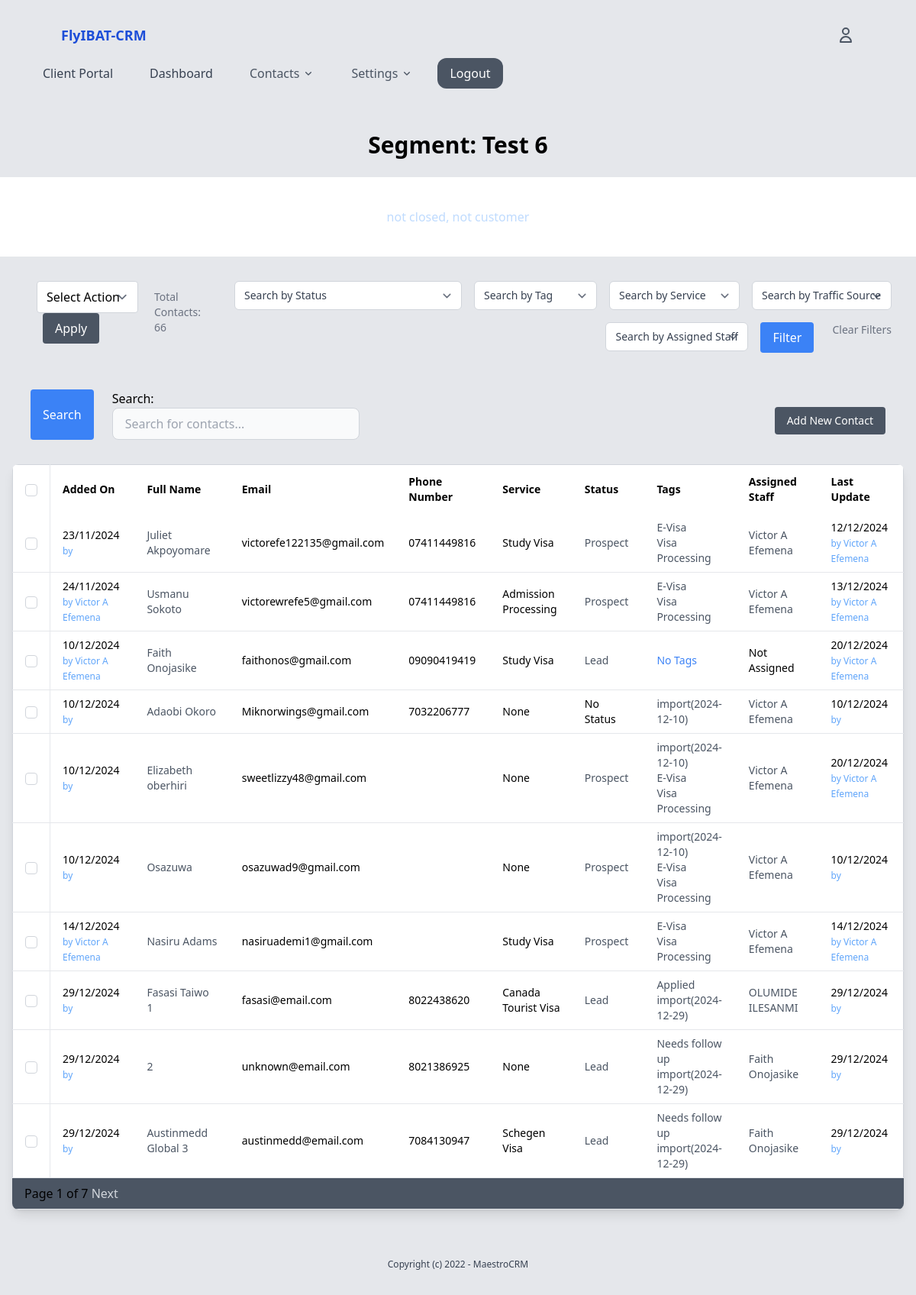
/contacts/segments/contacts/12/ (signed in), run on an earlier commit of the app's database.
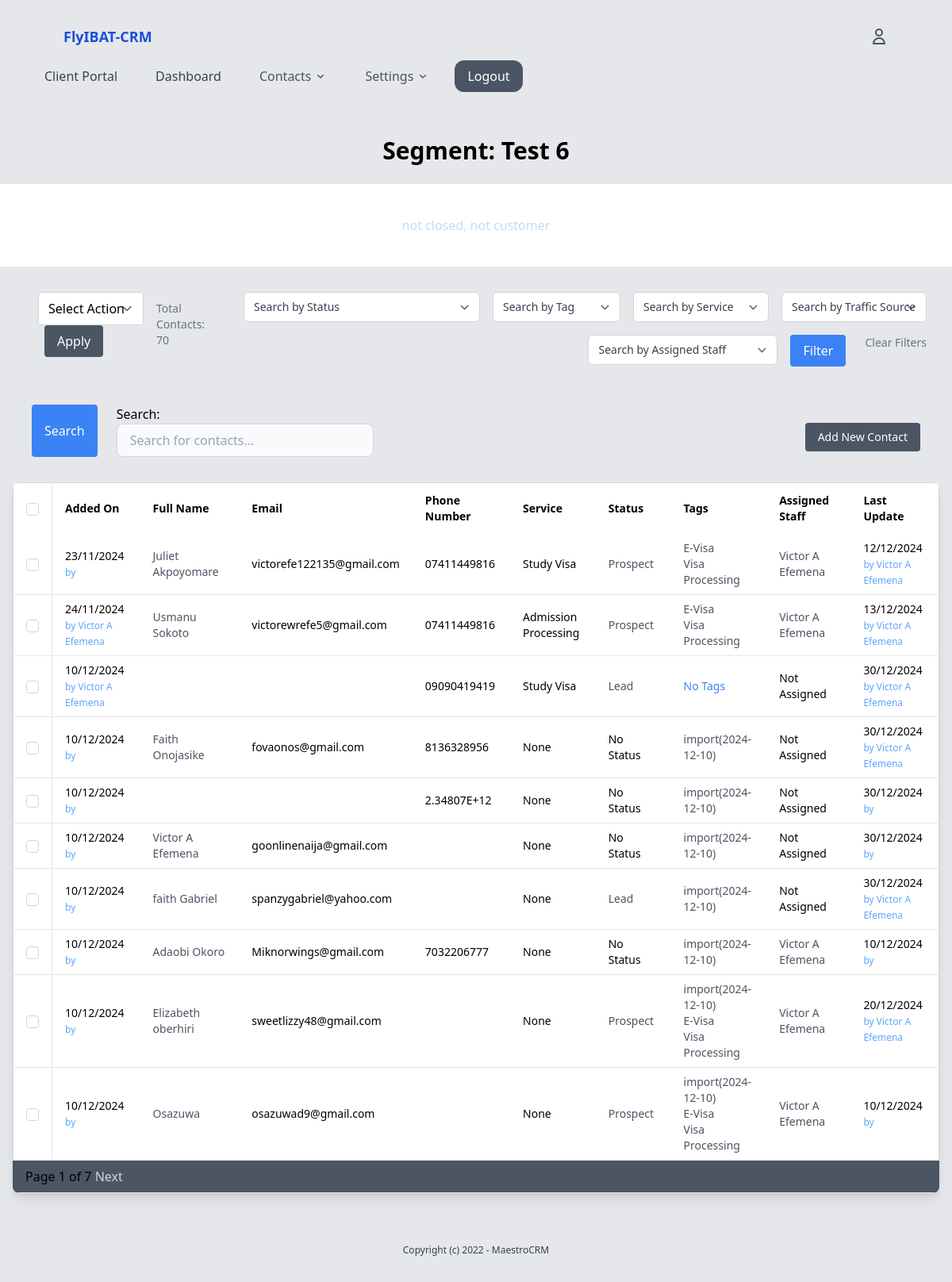
And on a later commit of the database.
### contacts/models.py (models this page shows, shortened)
class Contact(models.Model):
    user = models.OneToOneField(User, on_delete=models.SET_NULL, related_name='contact', null=True, blank=True)
    first_name = models.CharField(max_length=150, blank=True, null=True)
    middle_name = models.CharField(max_length=100, blank=True, null=True)
    last_name = models.CharField(max_length=150, blank=True, null=True)
    email = models.EmailField(blank=True, null=True)
    phone_number = models.CharField(max_length=15, blank=True)
    gender = models.CharField(max_length=10, choices=[('M', 'Male'), ('F', 'Female')], blank=True)
    marital_status = models.CharField(max_length=20, choices=[('Single', 'Single'), ('Married', 'Married'), ('Divorced', 'Divorced'), ('Widowed', 'Widowed'), ('Other', 'Other')], blank=True)
    date_of_birth = models.DateTimeField(blank=True, null=True)
    address_line1 = models.CharField(max_length=255, blank=True, null=True)
    address_line2 = models.CharField(max_length=255, blank=True, null=True)
    city = models.CharField(max_length=100, blank=True, null=True)
    state = models.CharField(max_length=100, blank=True, null=True)
    country = models.CharField(max_length=50, blank=True, null=True)
    postal_code = models.CharField(max_length=20, blank=True, null=True)
    services = models.ForeignKey(Service, on_delete=models.SET_NULL, null=True, blank=True, related_name='contacts')
    status = models.ForeignKey(Status, on_delete=models.SET_NULL, related_name='contacts', null=True, blank=True)
    tags = models.ManyToManyField(Tag, blank=True, related_name='contacts')
    assigned_staff = models.ForeignKey(User, on_delete=models.SET_NULL, null=True, blank=True, related_name='assigned_contacts')
    traffic_source = models.ForeignKey(TrafficSource, on_delete=models.SET_NULL, null=True, blank=True, related_name='traffic_source_contact')
    new_or_old = models.CharField(max_length=20, choices=[('New', 'New'), ('Old', 'Old')], blank=True) #Can help in scheduling follow-ups or communications.
    referred_by = models.ForeignKey(User, on_delete=models.SET_NULL, null=True, related_name='referee_contacts')
    preferred_contact_method = models.CharField(max_length=20, choices=[('Email', 'Email'), ('Phone', 'Phone'), ('Text', 'Text'), ('Mail', 'Mail')], blank=True) #Helps in choosing how to best reach the contact.
    contact_frequency = models.CharField(max_length=20, choices=[('Daily', 'Daily'), ('Weekly', 'Weekly'), ('Monthly', 'Monthly'), ('On Demand', 'On Demand')], blank=True) #Can help in scheduling follow-ups or communications.
    created_by = models.ForeignKey(User, on_delete=models.SET_NULL, null=True, related_name='created_contacts')
    created_at = models.DateTimeField(auto_now_add=True)
    modified_at = models.DateTimeField(auto_now=True) #Can be used to track last contacted
    updated_by = models.ForeignKey(User, on_delete=models.SET_NULL, null=True, related_name='updated_contacts')
    close_date = models.DateTimeField(blank=True, null=True)
    custom_field_1 = models.CharField(max_length=255, blank=True, null=True)#Depending on business needs, might have specific data points to track. This could be expanded with more fields or dynamically through a generic foreign key to a custom field model.
    marketing_consent = models.BooleanField(default=False, help_text="Has this contact consented to marketing communications?")
    gdpr_compliant = models.BooleanField(default=False, help_text="Is this contact GDPR compliant?")

### settings/models.py (models this page shows)
class Service(models.Model):
    name = models.CharField(max_length=50, unique=True)  # e.g., 'Active', 'Inactive', 'Pending'
    def __str__(self):
        return self.name

class Status(models.Model):
    name = models.CharField(max_length=50, unique=True)  # e.g., 'Active', 'Inactive', 'Pending'
    def __str__(self):
        return self.name
    class Meta:
        verbose_name_plural = "Statuses"

class Tag(models.Model):
    name = models.CharField(max_length=50, unique=True)
    category = models.ForeignKey(TagCategory, on_delete=models.SET_NULL, null=True, blank=True, related_name='segments')
    def __str__(self):
        return self.name

### segments/views.py (the view)
# urls.py: path('contacts/<int:pk>/', views.segment_contacts, name='contacts'),
@login_required
def segment_contacts(request, pk):
    segment = get_object_or_404(Segment, pk=pk)
    contacts = segment.contacts.all()
    paginator = Paginator(contacts, 10)  # Show 10 contacts per page
    page_number = request.GET.get('page')
    page_contacts = paginator.get_page(page_number)
    form = ContactCreationForm
    filter_form = ContactFilterForm
    search_form = ContactSearchForm
    context = {
        'segment': segment,
        'contacts': page_contacts,
        'form': form,
        'filter_form': filter_form,
        'search_form' : search_form
    }
    return render(request,'segments/segment_contacts.html', context)

### core/context_processors.py (called while the page is built)
def user_roles(request):
    if request.user.is_authenticated:
        groups = request.user.groups.values_list('name', flat=True)
        return {'user_roles': groups}
    return {}

### segments/templates/segments/segment_contacts.html (shortened to what the changed rows need)
{% extends 'core/base.html' %}
{% block content %}
<div class="max-w-full mx-auto mt-10">
    <h2 class="text-3xl font-bold mb-6 text-center"> Segment: {{ segment.name }} </h2>
    <div class="mb-4 px-4 py-4 ">
        <div class=" mb-4 px-4 py-4 flex-col flex md:flex-row">
            <form class="">
                <div class="flex-auto w-50 mb-4 px-4 flex items-center justify-start">
                    <div>
                        <select name="action" class="border border-gray-300 rounded py-2 px-3">
                        </select>
                        <button type="submit" class="ml-2 bg-gray-600 text-white py-2 px-4 rounded hover:bg-gray-700">
                        </button>
                    </div>
                    <div class="px-4 text-sm text-gray-500">Total Contacts: {{ contacts.paginator.count }}</div>
                </div>
            </form>
        </div>
        <div class="overflow-x-auto rounded-lg shadow-lg">
            <table class="w-full bg-white border border-gray-300">
                <thead class="">
                    <tr>
                        <th class="py-3 px-4 border-r border-gray-200 text-left text-sm font-semibold w-12">
                            <input id="select-all" type="checkbox" class="rounded border-gray-300">
                        </th>
                        <th class="py-3 px-4 text-left text-sm font-semibold w-40">Added On</th>
                        <th class="py-3 px-4 text-left text-sm font-semibold w-60">Full Name</th>
                        <th class="py-3 px-4 text-left text-sm font-semibold w-40">Email</th>
                        <th class="py-3 px-4 text-left text-sm font-semibold w-40">Phone Number</th>
                        <th class="py-3 px-4 text-left text-sm font-semibold w-40">Service</th>
                        <th class="py-3 px-4 text-left text-sm font-semibold w-40">Status</th>
                        <th class="py-3 px-4 text-left text-sm font-semibold w-40">Tags</th>
                        <th class="py-3 px-4 text-left text-sm font-semibold w-60">Assigned Staff</th>
                        <th class="py-3 px-4 text-left text-sm font-semibold w-40">Last Update</th>
                    </tr>
                </thead>
                <tbody>
                    {% for contact in contacts %}
                    <tr class="hover:bg-gray-100 transition duration-200">
                        <td class="py-2 px-4 border-r border-b border-gray-200 text-sm">
                            <input type="checkbox" name="selected_contacts" value="{{ contact.id }}"
                                class="rounded border-gray-300">
                        </td>
                        <td class="py-2 px-4 border-b border-gray-200 text-sm">{{ contact.created_at|date:"d/m/Y" }}
                            <br>
                            <span class="text-blue-400 text-xs"> by {{contact.created_by.get_full_name}}</span>
                        </td>
                        <td class="py-2 px-4 border-b border-gray-200 text-sm">
                            <a href="{% url 'contact_detail' contact.id %}" class="text-gray-600 hover:underline">
                                {{ contact.user.first_name }} {{ contact.user.last_name }}
                            </a>
                        </td>
                        <td class="py-2 px-4 border-b border-gray-200 text-sm">{{ contact.user.email }}</td>
                        <td class="py-2 px-4 border-b border-gray-200 text-sm">{{ contact.phone_number }}</td>
                        <td class="py-2 px-4 border-b border-gray-200 text-sm">{{ contact.services }}</td>
                        <td class="py-2 px-4 border-b border-gray-200 text-sm">
                            {% if contact.status %}
                            <a href="{% url 'contacts_by_status' contact.status.id %}"
                                class="text-gray-600 hover:underline">
                                {{ contact.status }}
                            </a>
                            {% else %}
                            <span>No Status</span>
                            {% endif %}
                        </td>
                        <td class="py-2 px-4 border-b border-gray-200 text-blue-500 text-sm">
                            {% for tag in contact.tags.all %}
                            <p>
                                <a href="{% url 'contacts_by_tag' tag.id %}" class="text-gray-600 hover:underline">
                                    {{ tag.name }}
                                </a>
                            </p>
                            {% empty %}
                            <span>No Tags</span>
                            {% endfor %}
                        </td>
                        <td class="py-2 px-4 border-b border-gray-200 text-sm">
                            {% if contact.assigned_staff %}
                            <a href="{% url 'contacts_by_assigned_staff' contact.assigned_staff.id %}"
                                class="text-gray-600 hover:underline">
                                {{ contact.assigned_staff.get_full_name }}
                            </a>
                            {% else %}
                            <span>Not Assigned</span>
                            {% endif %}
                        </td>
                        <td class="py-2 px-4 border-b border-gray-200 text-sm">{{ contact.modified_at|date:"d/m/Y"}}
                            <span class="text-blue-400 text-xs"> <br> by {{ contact.updated_by.get_full_name }} </span>
                        </td>
                    </tr>
                    {% empty %}
                    <tr>
                        <td colspan="5" class="py-4 text-center">No contacts found.</td>
                    </tr>
                    {% endfor %}
                </tbody>
            </table>
        </div>
    </div>
</div>
{% endblock %}

What changed in the data, as far as the page shows it:
no longer on this page (row unchanged): Contact: created_at "14/12/2024", created_by.get_full_name "Victor A Efemena", user.first_name "Nasiru", user.last_name "Adams", user.email "nasiruademi1@gmail.com", services "Study Visa", status "Prospect", assigned_staff.get_full_name "Victor A Efemena", modified_at "14/12/2024", updated_by.get_full_name "Victor A Efemena", Tag (name "E-Visa"), Tag (name "Visa Processing")
no longer on this page (row unchanged): Contact: created_at "29/12/2024", user.first_name "Fasasi Taiwo", user.last_name "1", user.email "fasasi@email.com", phone_number "8022438620", services "Canada Tourist Visa", status "Lead", assigned_staff.get_full_name "OLUMIDE ILESANMI", modified_at "29/12/2024"
no longer on this page (row unchanged): Tag: name "Applied", shown under "29/12/2024"
no longer on this page (row unchanged): Tag: name "import(2024-12-29)"
no longer on this page (row unchanged): Contact: created_at "29/12/2024", user.last_name "2", user.email "unknown@email.com", phone_number "8021386925", services "None", status "Lead", assigned_staff.get_full_name "Faith Onojasike", modified_at "29/12/2024"
no longer on this page (row unchanged): Tag: name "Needs follow up"
no longer on this page (row unchanged): Contact: created_at "29/12/2024", user.first_name "Austinmedd Global", user.last_name "3", user.email "austinmedd@email.com", phone_number "7084130947", services "Schegen Visa", status "Lead", assigned_staff.get_full_name "Faith Onojasike", modified_at "29/12/2024"
changed Contact (number 3 of 10 on the later page): modified_at "20/12/2024" → "30/12/2024"; user.first_name "Faith" → (not shown); user.last_name "Onojasike" → (not shown); user.email "faithonos@gmail.com" → (not shown)
now on this page (row edited): Contact: created_at "10/12/2024", user.first_name "Faith", user.last_name "Onojasike", user.email "fovaonos@gmail.com", phone_number "8136328956", services "None", shows "No Status", shows "Not Assigned", modified_at "30/12/2024", updated_by.get_full_name "Victor A Efemena", Tag (name "import(2024-12-10)")
now on this page (row edited): Contact: created_at "10/12/2024", phone_number "2.34807E+12", services "None", shows "No Status", shows "Not Assigned", modified_at "30/12/2024", Tag (name "import(2024-12-10)")
now on this page (row edited): Contact: created_at "10/12/2024", user.first_name "Victor A", user.last_name "Efemena", user.email "goonlinenaija@gmail.com", services "None", shows "No Status", shows "Not Assigned", modified_at "30/12/2024", Tag (name "import(2024-12-10)")
now on this page (row edited): Contact: created_at "10/12/2024", user.first_name "faith", user.last_name "Gabriel", user.email "spanzygabriel@yahoo.com", services "None", status "Lead", shows "Not Assigned", modified_at "30/12/2024", updated_by.get_full_name "Victor A Efemena", Tag (name "import(2024-12-10)")
Also different on the page:
{{ contacts.paginator.count }}: "66" → "70"
